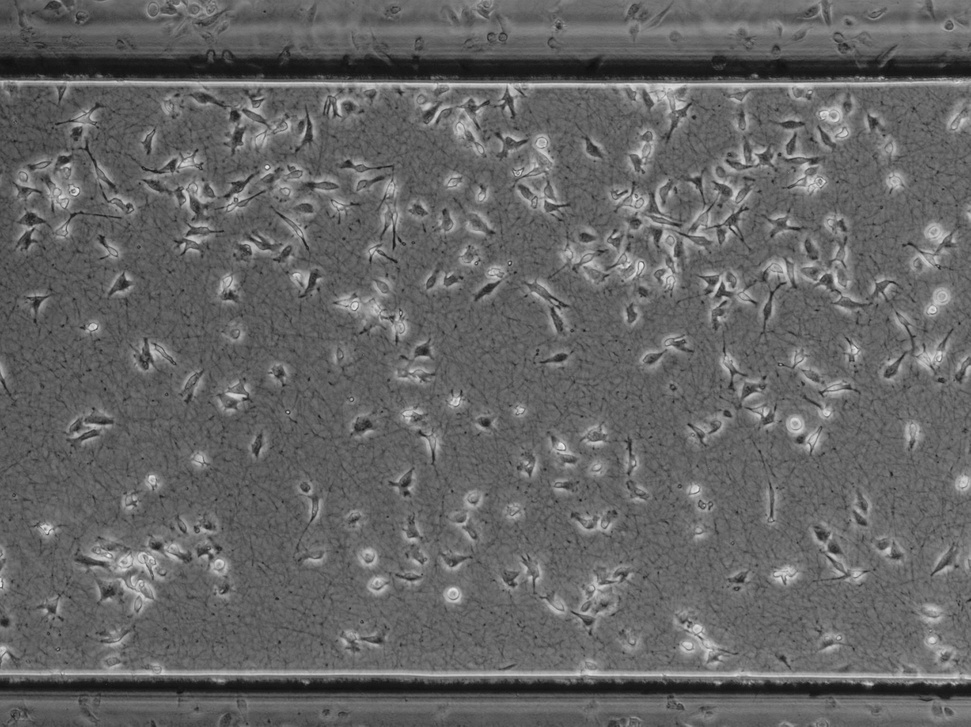
#> input picture Data/pos_con/image006.jpg, 971 x 727 px, shrunk from 2048 x 1532 before the run, found by its file name
$ jupyter execute --allow-errors Chem.ipynb
#> lines starting #> are read from the running program, lines starting #| are printed output that depends on the picture
[cell 1]
import cv2
import numpy as np

# Load the first image
img1 = cv2.imread('Data\Exp_grp\image006.jpg')
#> img1 is the input picture: shape (727, 971, 3); min 14, max 236, mean 101.1

# Convert to grayscale
gray1 = cv2.cvtColor(img1, cv2.COLOR_BGR2GRAY)

# Define the cell to track
cell_template = gray1[100:150, 100:150]
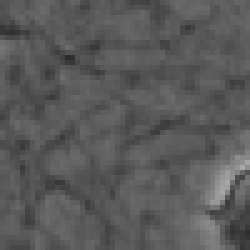
#> cell_template: shape (50, 50) (shown 5 times larger); min 43, max 169, mean 89.6

# Initialize the tracker
#> (the rest of this cell did not finish here and is left out)


$ run again, with Data/pos_con/image004.jpg copied over Data/pos_con/image006.jpg
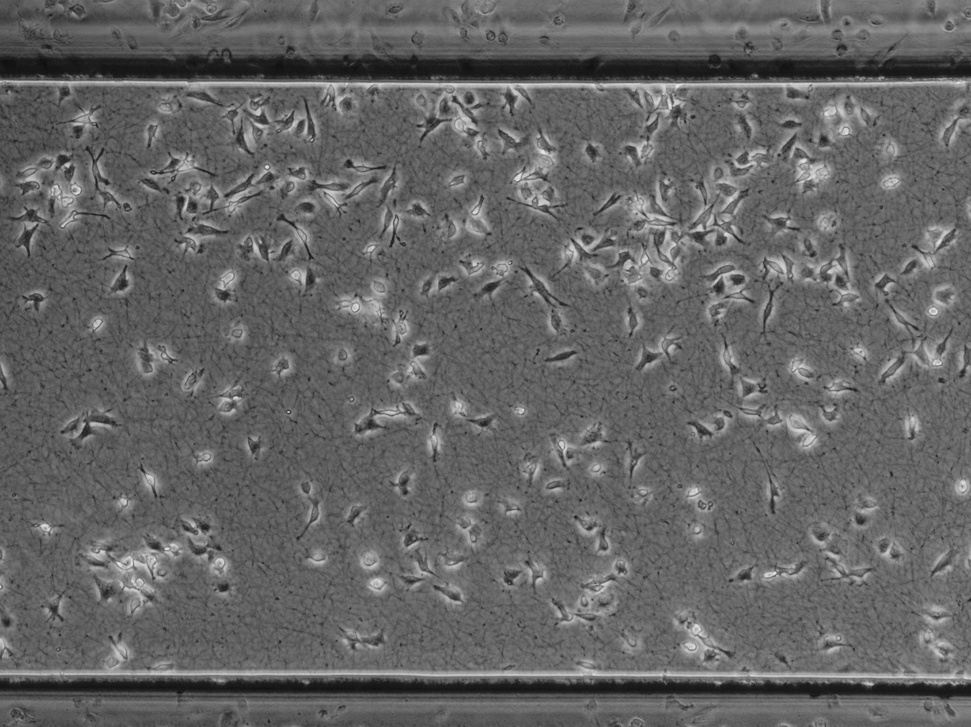
#> input picture Data/pos_con/image004.jpg, 971 x 727 px, shrunk from 2048 x 1532 before the run, found by its file name
#> img1 is the input picture: shape (727, 971, 3); min 13, max 234, mean 100.8
#> `cell_template = gray1[100:150, 100:150]`:
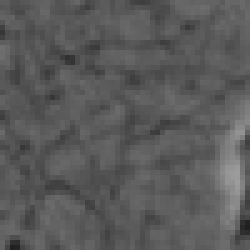
#> cell_template: shape (50, 50) (shown 5 times larger); min 32, max 157, mean 90.2
